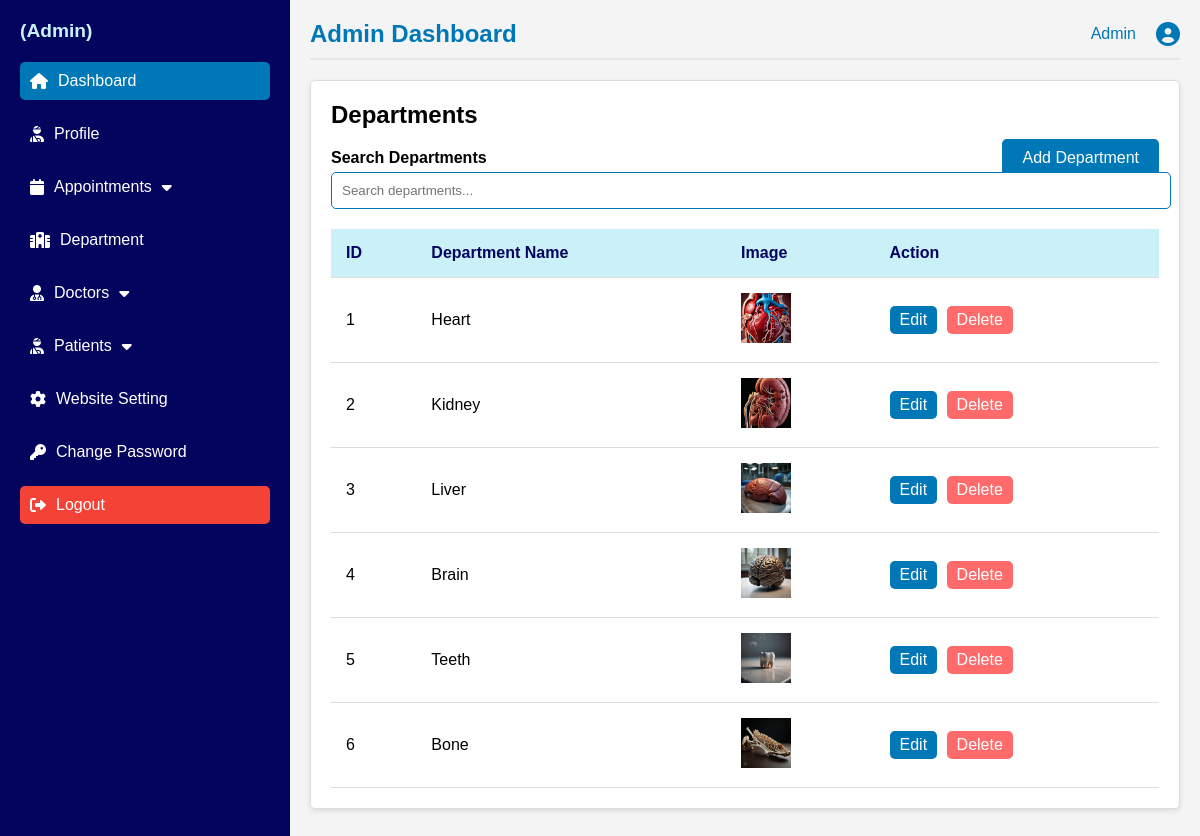
Screenshot of /departments_list/ with the database file from the repository.
### website/models.py (models this page shows, shortened)
class Department(models.Model):
    name = models.CharField(max_length=100)
    image = models.ImageField(upload_to='images/')
    url = models.URLField(max_length=200)

### adminapp/views.py (the view)
# urls.py: path('departments_list/', department_list_view, name='department_list'),
def department_list_view(request):
    departments = Department.objects.all()
    return render(request, 'departments.html', {'departments': departments})

### adminapp/templates/departments.html (shortened to what this page needs)
{% load static %}
<!DOCTYPE html>
<html lang="en">
<head>
  <link rel="stylesheet" type="text/css" href="{% static 'css/admincss/styles.css' %}">
  <link rel="stylesheet" href="https://cdnjs.cloudflare.com/ajax/libs/font-awesome/6.0.0-beta3/css/all.min.css">
</head>
<body>
  <div class="container">
    <nav class="sidebar">
      <div class="logo">
        <h2>{{ request.session.user_name }}(Admin)</h2>
      </div>
      <ul class="nav-links">
        <li><a href="{% url 'admin_dashboard' %}" class="active"><i class="fas fa-home"></i> Dashboard</a></li>
        <li><a href="{% url 'admin_profile' %}"><i class="fas fa-user-injured"></i>Profile</a></li>
        <li class="dropdown">
          <a href="#" class="dropdown-toggle">
            <i class="fas fa-calendar"></i> Appointments
            <i class="fas fa-caret-down"></i>
          </a>
        </li>
        <li><a href="{% url 'department_list' %}"><i class="fas fa-hospital"></i> Department</a></li>
        <li class="dropdown">
          <a href="" class="dropdown-toggle"><i class="fas fa-user-md"></i> Doctors <i
              class="fas fa-caret-down"></i></a>
        </li>
        <li class="dropdown">
          <a href="" class="dropdown-toggle"><i class="fas fa-user-injured"></i> Patients <i
          class="fas fa-caret-down"></i></a>
        </li>
        <li><a href="{% url 'website_setting' %}"><i class="fas fa-cog"></i> Website Setting</a></li>
        <li><a href="{% url 'admin_update_password' %}"><i class="fas fa-key"></i> Change Password</a></li>
        <li><a href="{% url 'logout' %}" class="logout"><i class="fas fa-sign-out-alt"></i> Logout</a></li>
      </ul>
    </nav>
    <main class="dashboard">
      <header class="dashboard-header">
        <h1>Admin Dashboard</h1>
        <div class="user-profile">
          <span>Admin</span>
          <i class="fas fa-user-circle"></i>
        </div>
      </header>
        <div class="box-container">
          <div class="box">
              <h2>Departments</h2>
              <div class="department-actions" style="float: right;">
                  <a href="{% url 'add_departments' %}" class="btn-submit" style="text-decoration: none;">Add Department</a>
              </div>
              <div class="department-search">
                  <label for="department-search">Search Departments</label>
                  <input type="text" id="department-search" name="department-search" placeholder="Search departments...">
              </div>
              <table class="departments-table">
                  <thead>
                      <tr>
                          <th>ID</th>
                          <th>Department Name</th>
                          <th>Image</th>
                          <th>Action</th>
                      </tr>
                  </thead>
                  <tbody id="department-table-body">
                      {% for department in departments %}
                      <tr data-name="{{ department.name }}">
                          <td>{{ department.id }}</td>
                          <td>{{ department.name }}</td>
                          <td><img src="{{ department.image.url }}" alt="{{ department.name }} Image" width="50"></td>
                          <td>
                              <a href="{% url 'edit_department' department.id %}" class="btn edit-btn"
                                  data-id="{{ department.id }}">Edit</a>
                              <a href="{% url 'delete_department' department.id %}" class="btn delete-btn"
                                  data-id="{{ department.id }}"
                                  onclick="return confirm('Are you sure you want to delete this department?');">Delete</a>
                          </td>
                      </tr>
                      {% empty %}
                      <tr>
                          <td colspan="4">No departments found.</td>
                      </tr>
                      {% endfor %}
                  </tbody>
              </table>
          </div>
      </div>
    </main>
  </div>
</body>
</html>

### static/css/admincss/styles.css (style rules this page uses)
body { font-family: 'Arial', sans-serif; margin: 0; padding: 0; background-color: #f8f9fa; }
.container { display: flex; }
.sidebar { width: 250px; background-color: #03045e; height: 100vh; color: white; padding: 20px; }
.logo h2 { text-align: center; font-size: 18px; margin: 10px 0; color: #caf0f8; }
.nav-links { list-style-type: none; padding: 0; }
.nav-links li { margin-bottom: 15px; }
.nav-links a { text-decoration: none; color: white; font-size: 16px; display: flex; align-items: center; padding: 10px; border-radius: 5px; transition: background 0.3s; }
.nav-links a:hover, .nav-links a.active { background-color: #0077b6; }
.nav-links i { margin-right: 10px; }
.logout { background-color: #f44336; margin-top: auto; }
.dropdown { position: relative; }
.dropdown-toggle { display: inline-flex; align-items: center; }
.fa-caret-down { padding-left: 10px; }
.dashboard { flex-grow: 1; padding: 20px; }
.dashboard-header { display: flex; justify-content: space-between; align-items: center; border-bottom: 2px solid #e5e5e5; padding-bottom: 10px; }
.dashboard-header h1 { font-size: 24px; color: #0077b6; }
.user-profile { font-size: 16px; color: #0077b6; display: flex; align-items: center; }
.user-profile i { margin-left: 10px; font-size: 24px; }
body { font-family: Arial, sans-serif; margin: 0; padding: 0; }
.container { display: flex; flex-direction: row; min-height: 100vh; }
.sidebar { width: 250px; background-color: #03045e; color: white; display: flex; flex-direction: column; padding: 20px; box-shadow: 2px 0 5px rgba(0, 0, 0, 0.1); }
.sidebar .logo { display: flex; align-items: center; margin-bottom: 20px; }
.sidebar .logo h2 { font-size: 1.2rem; margin: 0; }
.sidebar .nav-links { list-style: none; padding: 0; margin: 0; }
.sidebar .nav-links li { margin-bottom: 15px; }
.sidebar .nav-links a { color: white; text-decoration: none; font-size: 1rem; display: flex; align-items: center; }
.sidebar .nav-links a i { margin-right: 10px; }
.sidebar .nav-links .active { background-color: #0077b6; padding: 10px; border-radius: 5px; }
.dashboard { flex: 1; padding: 20px; background-color: #f4f4f4; }
.dashboard-header { display: flex; justify-content: space-between; align-items: center; margin-bottom: 20px; }
.dashboard-header h1 { margin: 0; }
.user-profile { display: flex; align-items: center; }
.user-profile span { margin-right: 10px; }
.user-profile i { font-size: 1.5rem; }
.delete-btn { background-color: #ff6b6b; }
.box-container { display: flex; flex-direction: column; gap: 20px; }
.box { background-color: #fff; border: 1px solid #ddd; border-radius: 5px; padding: 20px; box-shadow: 0 2px 5px rgba(0, 0, 0, 0.1); }
.box h2 { margin-top: 0; }
.department-search { margin-bottom: 20px; margin-right: 10px; }
.department-search label { display: block; font-weight: bold; margin-bottom: 5px; }
.department-search input { width: 100%; padding: 10px; border-radius: 5px; border: 1px solid #0077b6; }
.departments-table { width: 100%; border-collapse: collapse; }
.departments-table th, .departments-table td { padding: 15px; text-align: left; border-bottom: 1px solid #ddd; }
.departments-table th { background-color: #caf0f8; color: #03045e; }
.departments-table img { width: 50px; height: auto; }
.edit-btn { display: inline-block; padding: 5px 10px; border: none; border-radius: 5px; color: white; text-align: center; text-decoration: none; background-color: #0077b6; cursor: pointer; margin-right: 5px; }
.delete-btn { display: inline-block; padding: 5px 10px; border: none; border-radius: 5px; color: white; text-align: center; text-decoration: none; background-color: #ff6b6b; cursor: pointer; }
.dropdown { position: relative; display: inline-block; }
.btn-submit { padding: 10px 20px; background-color: #0077b6; color: white; border: none; border-radius: 5px; cursor: pointer; font-size: 16px; transition: background-color 0.3s; }

### rows the page displays
Department: id "1", name "Heart", image (picture)
Department: id "2", name "Kidney", image (picture)
Department: id "3", name "Liver", image (picture)
Department: id "4", name "Brain", image (picture)
Department: id "5", name "Teeth", image (picture)
Department: id "6", name "Bone", image (picture)
